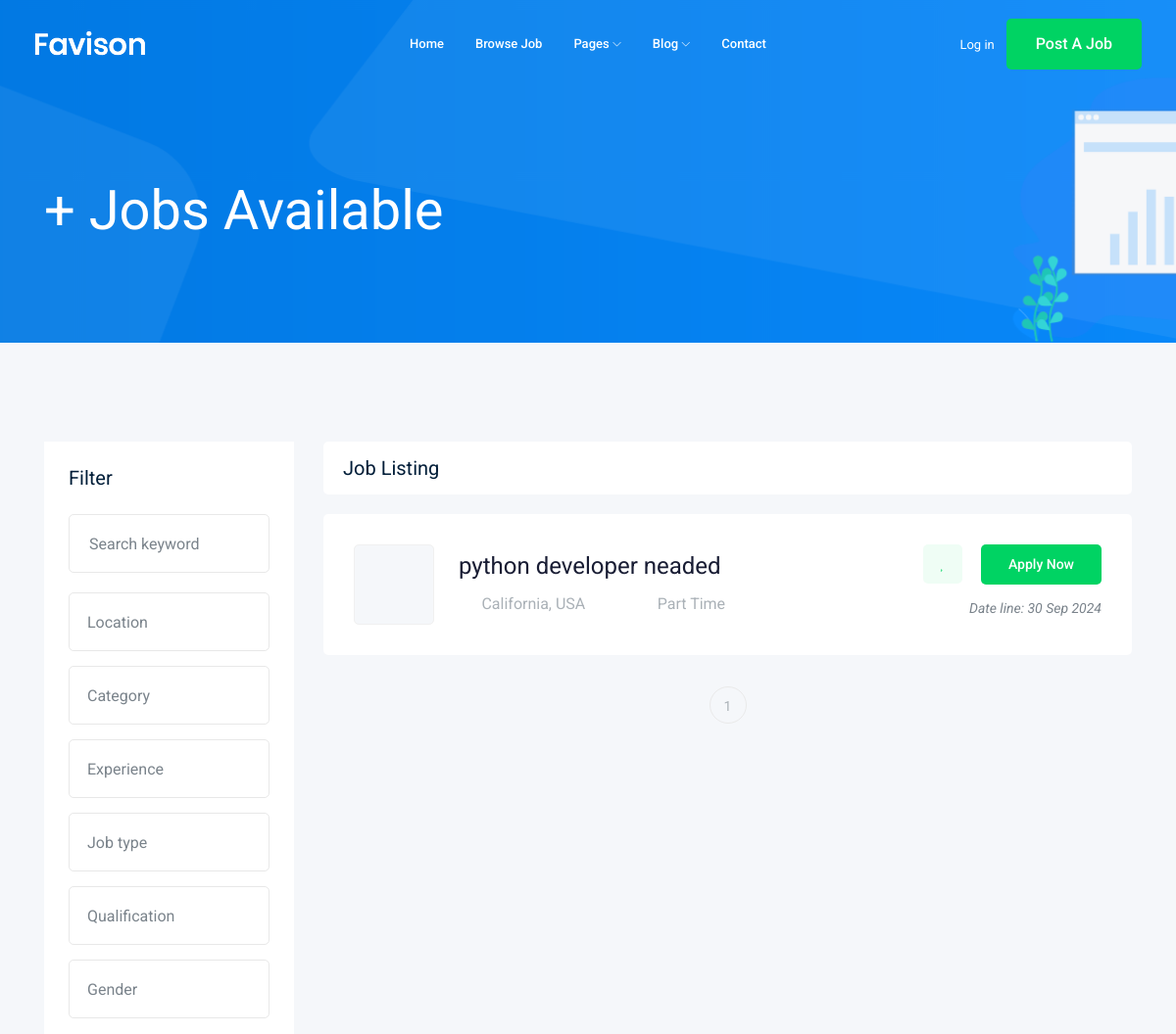
The page /job/ (upper part) on the database as committed earlier.
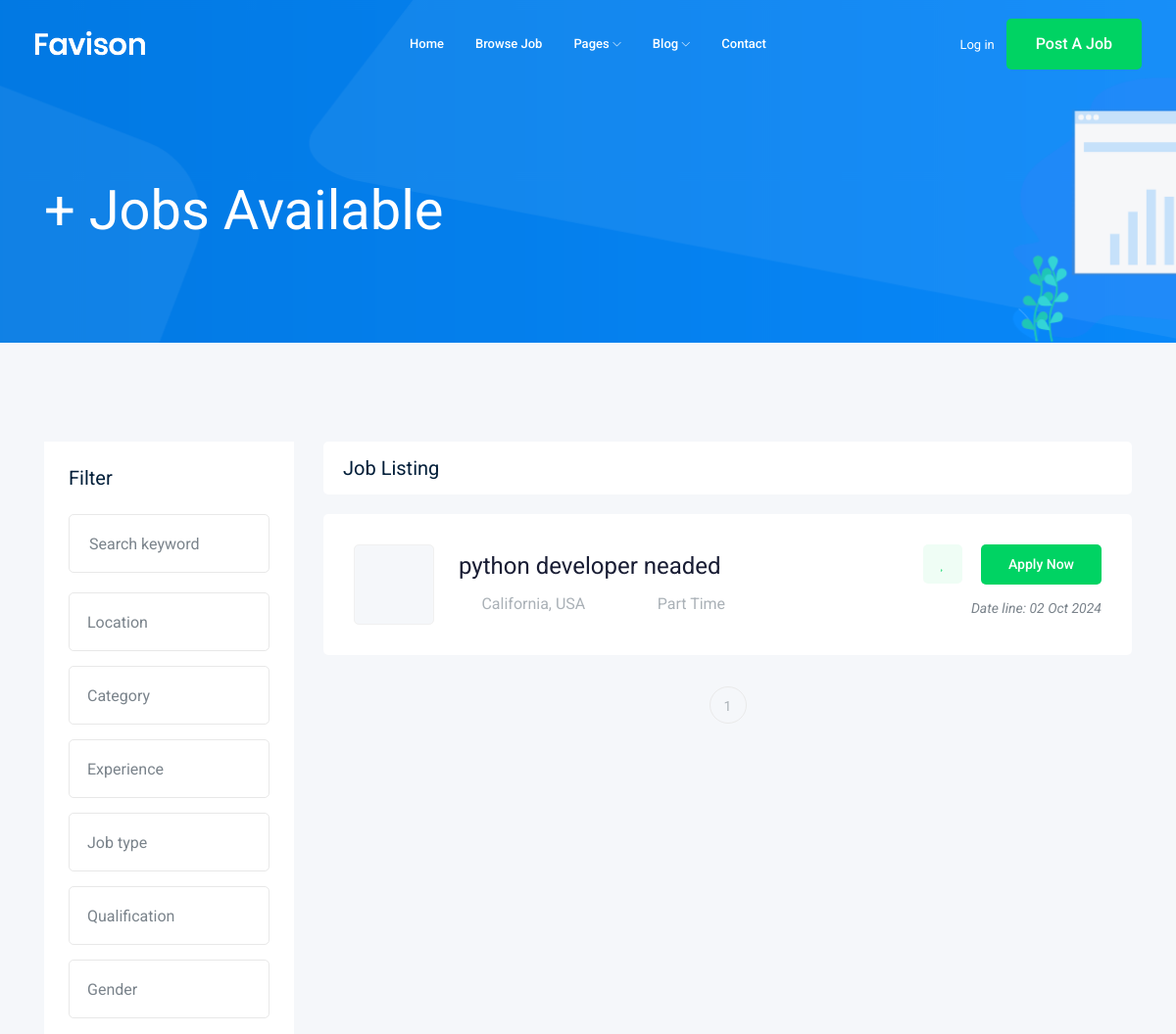
The same page on the database as committed later.
### job/models.py (models this page shows, shortened)
class job(models.Model):
    title=models.CharField(max_length=100)
    slug=models.SlugField(null=True,blank=True)
    job_type=models.CharField(max_length=15, choices=job_type)
    description=models.TextField(max_length=1000)
    published_at=models.DateTimeField(auto_now=True)
    vacancy=models.IntegerField(default=1)
    salary=models.IntegerField(default=0)
    experience=models.IntegerField(default=1)
    category=models.ForeignKey(Category,on_delete=models.CASCADE)
    image=models.ImageField(upload_to=image_upload)
    def __str__(self):
        return self.title

### job/views.py (the view)
# urls.py: path('',views.job_list,name='job_list'),
def job_list(request):
    job_list=job.objects.all()
    paginator=Paginator(job_list,1)
    page_number=request.GET.get('page')
    page_obj= paginator.get_page(page_number)
    cotext={'jobs':page_obj}
    return render(request,"job/job_list.html",cotext)

### job/templates/job/job_list.html (shortened to what the changed rows need)
{% extends "base.html" %}
{% block body %}
    <div class="job_listing_area plus_padding">
        <div class="container">
            <div class="row">
                <div class="col-lg-9">
                    <div class="job_lists m-0">
                        <div class="row">
                            {% for job in jobs %}
                            <div class="col-lg-12 col-md-12">
                                <div class="single_jobs white-bg d-flex justify-content-between">
                                    <div class="jobs_left d-flex align-items-center">
                                        <div class="thumb">
                                        </div>
                                        <div class="jobs_conetent">
                                            <a href="{% url 'jobs:job_details' job.slug %}"><h4>{{job}}</h4></a>
                                            <div class="links_locat d-flex align-items-center">
                                                <div class="location">
                                                    <p> <i class="fa fa-map-marker"></i> California, USA</p>
                                                </div>
                                                <div class="location">
                                                    <p> <i class="fa fa-clock-o"></i> {{job.job_type}}</p>
                                                </div>
                                            </div>
                                        </div>
                                    </div>
                                    <div class="jobs_right">
                                        <div class="apply_now">
                                            <a class="heart_mark" href="#"> <i class="fa fa-heart"></i> </a>
                                            <a href="{% url 'jobs:job_details' job.slug %}" class="boxed-btn3">Apply Now</a>
                                        </div>
                                        <div class="date">
                                            <p>Date line: {{ job.published_at|date:'d M o' }}</p>
                                        </div>
                                    </div>
                                </div>
                            </div>
                            {% endfor %}
                        </div>
                    </div>
                </div>
            </div>
        </div>
    </div>
{% endblock body %}

Rows that differ between the two databases and show on the page:
changed job "python developer neaded": published_at "30 Sep 2024" → "02 Oct 2024"
